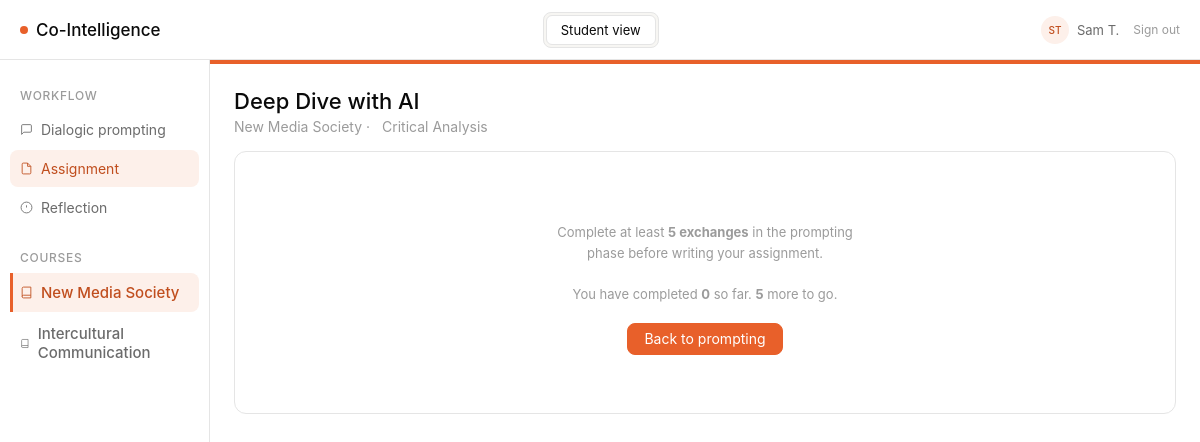
Page /student/assignment (signed in) on the committed database.
### models/models.py (models this page shows, shortened)
class User(db.Model, UserMixin):
    __tablename__ = "users"
    id = db.Column(db.Integer, primary_key=True)
    role = db.Column(db.String(20), nullable=False, default="student")  # instructor | student | dev
    display_name = db.Column(db.String(100), nullable=False)
    is_dev = db.Column(db.Boolean, nullable=False, default=False)

class Course(db.Model):
    __tablename__ = "courses"
    id = db.Column(db.Integer, primary_key=True)
    name = db.Column(db.String(200), nullable=False)
    learning_objective = db.Column(db.Text, nullable=False)
    required_concepts = db.Column(db.JSON, nullable=False, default=list)
    output_modalities = db.Column(db.JSON, nullable=False, default=list)
    min_exchanges = db.Column(db.Integer, nullable=False, default=5)
    color = db.Column(db.String(20), nullable=False, default="#E8602A")
    color_light = db.Column(db.String(20), nullable=False, default="#FDF0EA")
    color_text = db.Column(db.String(20), nullable=False, default="#C04E1E")
    color_hover = db.Column(db.String(20), nullable=False, default="#d4521f")
    assignments = db.relationship("Assignment", back_populates="course")
    students = db.relationship("Student", back_populates="course")

class Assignment(db.Model):
    __tablename__ = "assignments"
    id = db.Column(db.Integer, primary_key=True)
    course_id = db.Column(db.Integer, db.ForeignKey("courses.id"), nullable=False)
    title = db.Column(db.String(200), nullable=False)
    description = db.Column(db.Text, nullable=False)
    due_date = db.Column(db.DateTime, nullable=True)
    modality = db.Column(db.String(100), nullable=True)
    instructions = db.Column(db.Text, nullable=True)
    sections_config = db.Column(db.JSON, nullable=True)
    concepts_required = db.Column(db.Boolean, nullable=False, default=False)
    required_concepts = db.Column(db.JSON, nullable=False, default=list)
    intensity = db.Column(db.String(50), nullable=False, default="balanced")
    phase_1_end = db.Column(db.Integer, nullable=False, default=3)
    phase_2_end = db.Column(db.Integer, nullable=False, default=6)
    phase_3_end = db.Column(db.Integer, nullable=False, default=9)
    supplementary_instructions = db.Column(db.Text, nullable=False, default="")
    max_score = db.Column(db.Float, nullable=False, default=100)
    course = db.relationship("Course", back_populates="assignments")
    exchanges = db.relationship("PromptExchange", back_populates="assignment")
    reflections = db.relationship("Reflection", back_populates="assignment")
    outputs = db.relationship("Output", back_populates="assignment")
    assessment_scores = db.relationship("AssessmentScore", back_populates="assignment")
    session_summaries = db.relationship("SessionSummary", back_populates="assignment")

### routes/student_routes.py (the view, shortened to what this page needs)
@student_bp.route("/assignment", methods=["GET", "POST"])
def assignment():
    student, assignment, course = _get_context()
    exchange_count = PromptExchange.query.filter_by(
        student_id=student.id, assignment_id=assignment.id
    ).count()
    existing_output = Output.query.filter_by(
        student_id=student.id, assignment_id=assignment.id
    ).first()
    grade = Grade.query.filter_by(
        student_id=student.id, assignment_id=assignment.id
    ).first()
    return render_template(
        "student/assignment.html",
        student=student,
        assignment=assignment,
        course=course,
        existing_output=existing_output,
        exchange_count=exchange_count,
        min_exchanges=course.min_exchanges,
        unlocked=exchange_count >= course.min_exchanges,
        grade=grade,
    )

### routes/student_routes.py (called while the page is built, shortened)
@student_bp.before_request
def require_student_access():
    if not current_user.is_authenticated:
        return redirect(url_for("login"))
    if current_user.role not in ("student", "instructor", "dev"):
        return redirect(url_for("login"))

def _get_context():
    from flask_login import current_user
    if current_user.is_authenticated and current_user.role == "student":
        student = Student.query.filter_by(user_id=current_user.id).first()
        if student:
            course = Course.query.get(student.course_id)
            assignment = Assignment.query.filter_by(course_id=course.id).first()
            session["course_id"] = course.id
            return student, assignment, course

### templates/student/assignment.html (shortened to what this page needs)
{% extends "base.html" %}
{% block sidebar %}
<nav class="sidebar">
  <div class="sidebar-section">Workflow</div>
  <a href="{{ url_for('student.prompting') }}"
     class="sidebar-item{% if request.endpoint == 'student.prompting' %} active{% endif %}">
    <svg width="13" height="13" fill="none" stroke="currentColor" stroke-width="1.6" viewBox="0 0 24 24"><path d="M21 15a2 2 0 0 1-2 2H7l-4 4V5a2 2 0 0 1 2-2h14a2 2 0 0 1 2 2z"/></svg>
    Dialogic prompting
  </a>
  <a href="{{ url_for('student.assignment') }}"
     class="sidebar-item{% if request.endpoint == 'student.assignment' %} active{% endif %}">
    <svg width="13" height="13" fill="none" stroke="currentColor" stroke-width="1.6" viewBox="0 0 24 24"><path d="M14 2H6a2 2 0 0 0-2 2v16a2 2 0 0 0 2 2h12a2 2 0 0 0 2-2V8z"/><polyline points="14 2 14 8 20 8"/></svg>
    Assignment
  </a>
  <a href="{{ url_for('student.reflection') }}"
     class="sidebar-item{% if request.endpoint == 'student.reflection' %} active{% endif %}">
    <svg width="13" height="13" fill="none" stroke="currentColor" stroke-width="1.6" viewBox="0 0 24 24"><circle cx="12" cy="12" r="10"/><line x1="12" y1="8" x2="12" y2="12"/><line x1="12" y1="16" x2="12.01" y2="16"/></svg>
    Reflection
  </a>
  {% include "_course_nav.html" %}
</nav>
{% endblock %}
{% block content %}
{% set modality_icons = {
  "critical analysis": "ti-file-text",
  "podcast script": "ti-microphone",
  "interactive game design": "ti-device-gamepad",
  "presentation outline": "ti-presentation",
  "video script": "ti-video"
} %}
<div style="margin-bottom:16px;">
  <h1 class="page-title">{{ assignment.title }}</h1>
  <div class="page-sub" style="display:flex;align-items:center;gap:6px;">
    {{ course.name }}
    {% if assignment.modality %}
    &middot;
    {{ assignment.modality | title }}
    {% endif %}
  </div>
</div>
{% if not unlocked %}
<div class="card">
  <div class="locked-overlay">
    <p>
      Complete at least <strong>{{ min_exchanges }} exchanges</strong> in the prompting phase
      before writing your assignment.<br><br>
      You have completed <strong>{{ exchange_count }}</strong> so far.
      <strong>{{ min_exchanges - exchange_count }}</strong> more to go.
    </p>
    <div style="margin-top:18px;">
      <a href="{{ url_for('student.prompting') }}" class="btn btn-primary">Back to prompting</a>
    </div>
  </div>
</div>
{% endif %}
{% endblock %}

### templates/base.html (shortened to what this page needs)
<!DOCTYPE html>
<html lang="en">
<head>
  <link rel="stylesheet" href="{{ url_for('static', filename='style.css') }}" />
  <link rel="stylesheet" href="https://cdn.jsdelivr.net/npm/@tabler/icons-webfont@latest/tabler-icons.min.css" />
</head>
<body>
{% set is_student    = request.path.startswith('/student') %}
{% set is_instructor = request.path.startswith('/instructor') %}
{% if current_user.is_authenticated %}
  {% set _display = current_user.display_name %}
  {% set _parts   = _display.split() %}
  {% set _initials = (_parts[0][0] + (_parts[1][0] if _parts|length > 1 else ''))|upper %}
{% elif is_student %}
  {% set _display  = "Alex M." %}
  {% set _initials = "AM" %}
{% else %}
  {% set _display  = "Instructor" %}
  {% set _initials = "IN" %}
{% endif %}
<div class="app">
  <div class="topbar">
    <a class="logo" href="/">
      <span class="logo-dot"></span>
      Co-Intelligence
    </a>
    <div class="topbar-toggles">
      {% if current_user.is_authenticated and current_user.role == 'student' %}
        <span class="topbar-toggle active" style="cursor:default;">Student view</span>
      {% endif %}
    </div>
    <div class="topbar-user">
      <div class="user-avatar">{{ _initials }}</div>
      <span class="user-name">{{ _display }}</span>
      <a href="{{ url_for('logout') }}"
         style="font-size:12px;color:var(--text-tertiary);text-decoration:none;margin-left:6px;">
        Sign out
      </a>
    </div>
  </div>
  <div class="main">
    {% block sidebar %}{% endblock %}
    <div class="content">
      {% block content %}{% endblock %}
    </div>
  </div>
</div>
</body>
</html>

### templates/_course_nav.html
{% if all_courses and all_courses | length > 1 %}
<div class="sidebar-section" style="margin-top:8px;">Courses</div>
{% for c in all_courses %}
<a href="{{ url_for('switch_course', course_id=c.id) }}"
   class="sidebar-item{% if c.id == current_course_id %} active{% endif %}"
   style="font-size:15px;font-weight:500;{% if c.id == current_course_id %}border-left:3px solid {{ course_color }};border-radius:0 8px 8px 0;padding-left:7px;{% endif %}">
  <svg width="13" height="13" fill="none" stroke="currentColor" stroke-width="1.6" viewBox="0 0 24 24">
    <path d="M4 19.5A2.5 2.5 0 0 1 6.5 17H20"/><path d="M6.5 2H20v20H6.5A2.5 2.5 0 0 1 4 19.5v-15A2.5 2.5 0 0 1 6.5 2z"/>
  </svg>
  {{ c.name }}
</a>
{% endfor %}
{% endif %}

### static/style.css (style rules this page uses)
:root { --bg-primary: #ffffff; --bg-surface: #f7f6f3; --bg-orange-light: #FDF0EA; --text-primary: #0a0a0a; --text-secondary: #6b6b6b; --text-tertiary: #9b9b9b; --text-orange: #C04E1E; --accent: #E8602A; --border: #e5e5e5; --pill-green-bg: #e8f5ee; --pill-green-text: #1a7a45; --pill-amber-bg: #fef3e2; --pill-amber-text: #92580a; }
*, *::before, *::after { box-sizing: border-box; margin: 0; padding: 0; }
body { font-family: -apple-system, BlinkMacSystemFont, "Inter", system-ui, sans-serif; font-size: 16px; font-weight: 400; color: var(--text-primary); background: var(--bg-primary); -webkit-font-smoothing: antialiased; }
.app { display: flex; flex-direction: column; min-height: 100vh; }
.topbar { height: 60px; border-bottom: 1px solid var(--border); display: flex; align-items: center; justify-content: space-between; padding: 0 20px; background: var(--bg-primary); }
.logo { font-size: 17px; font-weight: 500; display: flex; align-items: center; gap: 8px; color: var(--text-primary); text-decoration: none; }
.logo-dot { width: 8px; height: 8px; border-radius: 50%; background: var(--accent); flex-shrink: 0; }
.main { display: flex; flex: 1; }
.sidebar { width: 210px; border-right: 1px solid var(--border); padding: 14px 10px; display: flex; flex-direction: column; gap: 2px; background: var(--bg-primary); }
.sidebar-section { font-size: 12px; font-weight: 500; letter-spacing: 0.06em; text-transform: uppercase; color: var(--text-tertiary); padding: 14px 10px 6px; }
.sidebar-item { display: flex; align-items: center; gap: 8px; padding: 10px 10px; border-radius: 8px; font-size: 14px; color: var(--text-secondary); cursor: pointer; text-decoration: none; }
.sidebar-item.active { background: var(--bg-orange-light); color: var(--text-orange); }
.content { flex: 1; padding: 24px; overflow: auto; }
.page-title { font-size: 22px; font-weight: 500; color: var(--text-primary); }
.page-sub { font-size: 14px; color: var(--text-tertiary); margin-top: 4px; }
.card { background: var(--bg-primary); border: 1px solid var(--border); border-radius: 12px; padding: 18px 20px; }
.btn { font-family: inherit; font-size: 14px; font-weight: 400; padding: 8px 16px; border-radius: 8px; border: 1px solid var(--border); background: transparent; color: var(--text-primary); cursor: pointer; display: inline-flex; align-items: center; gap: 6px; text-decoration: none; line-height: 1; }
.btn-primary { background: var(--accent); color: #fff; border-color: var(--accent); }

### templates/base.html (style rules this page uses)
.topbar-toggles { display: flex; gap: 2px; background: var(--bg-surface); border: 1px solid var(--border); border-radius: 8px; padding: 2px; }
.topbar-toggle { font-size: 13px; padding: 6px 14px; border-radius: 6px; border: none; background: transparent; color: var(--text-secondary); cursor: pointer; text-decoration: none; font-family: inherit; transition: background .12s, color .12s; white-space: nowrap; }
.topbar-toggle.active { background: var(--bg-primary); color: var(--text-primary); border: 1px solid var(--border); }
.topbar-user { display: flex; align-items: center; gap: 8px; }
.user-avatar { width: 28px; height: 28px; border-radius: 50%; background: var(--bg-orange-light); color: var(--text-orange); font-size: 10px; font-weight: 500; display: flex; align-items: center; justify-content: center; flex-shrink: 0; }
.user-name { font-size: 13px; color: var(--text-secondary); }

### templates/student/assignment.html (style rules this page uses)
.locked-overlay { text-align:center; padding:40px 20px; color:var(--text-tertiary); }
.locked-overlay p { font-size:13px; line-height:1.6; max-width:320px; margin:0 auto; }

### rows in the picture
User: display_name "Sam T."
Course: name "New Media Society"
Course: name "Intercultural Communication"
Assignment: title "Deep Dive with AI", modality "Critical Analysis"

### other values in the picture
{{ _initials }} "ST"
{{ min_exchanges }} "5"
{{ exchange_count }} "0"
{{ min_exchanges - exchange_count }} "5"
